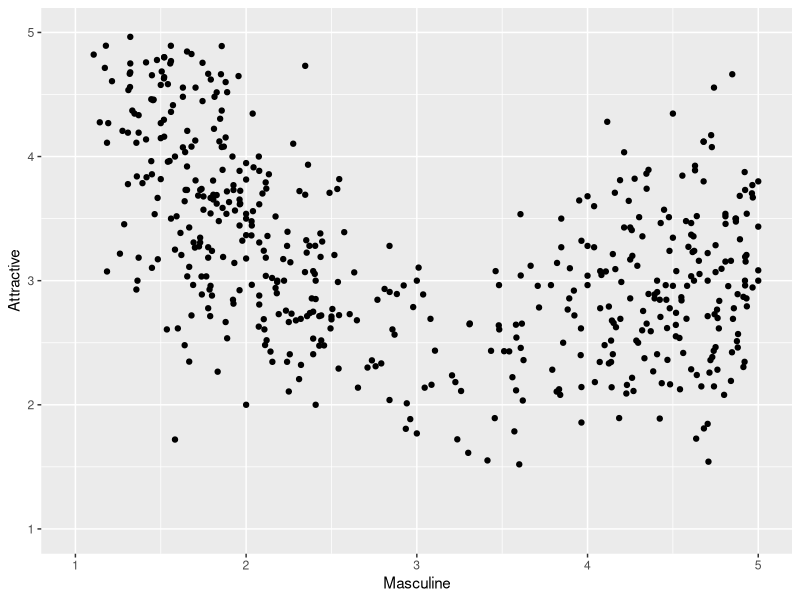
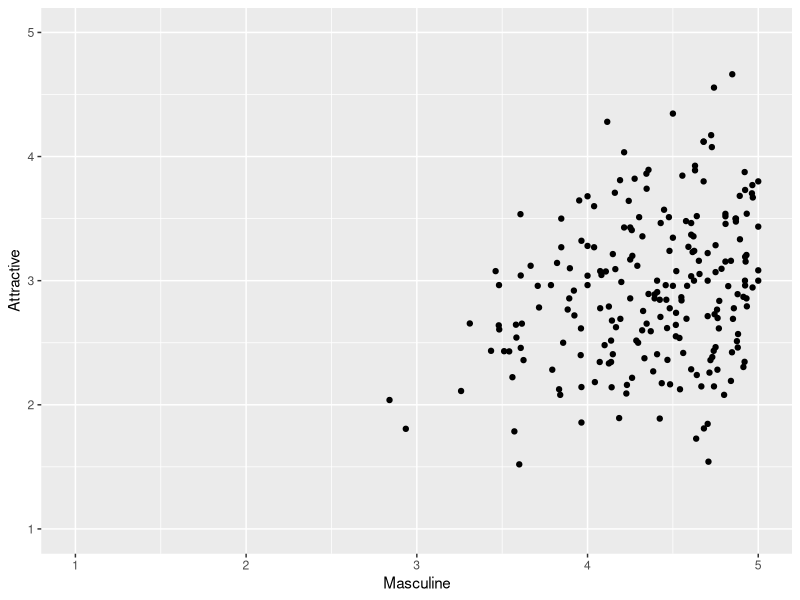
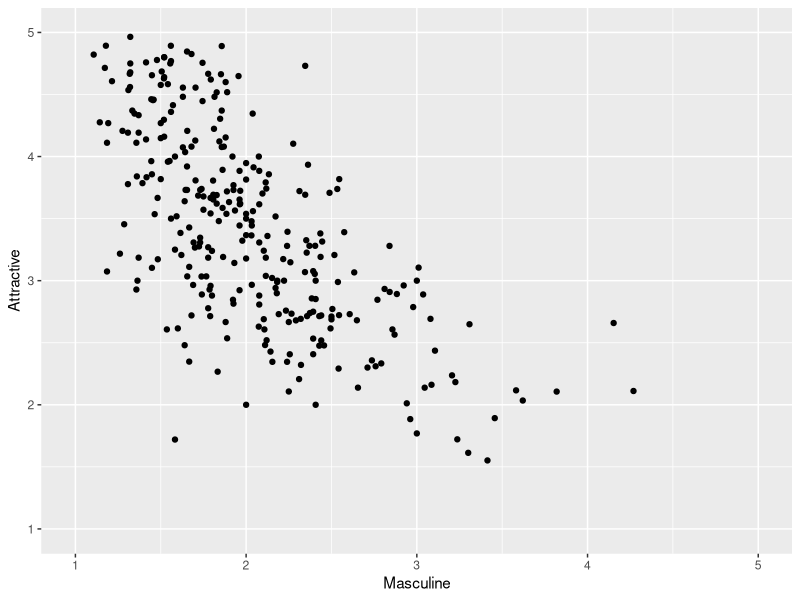
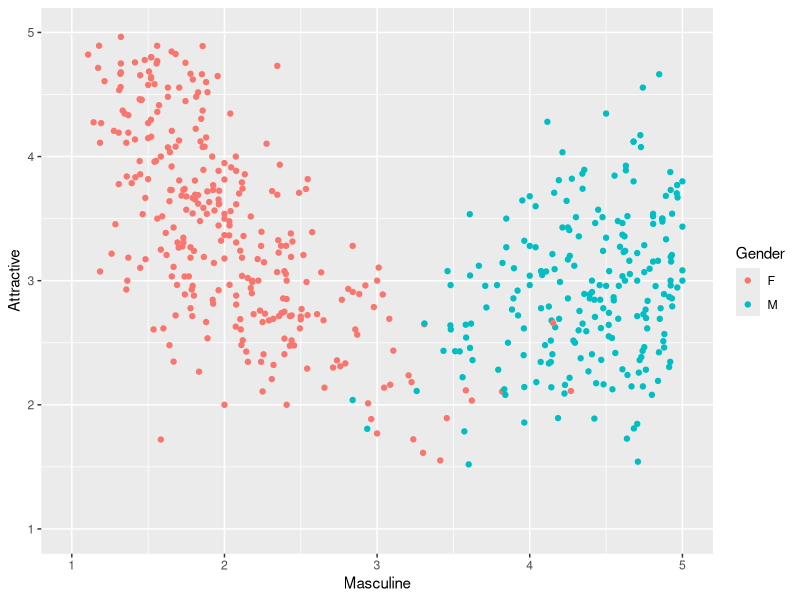
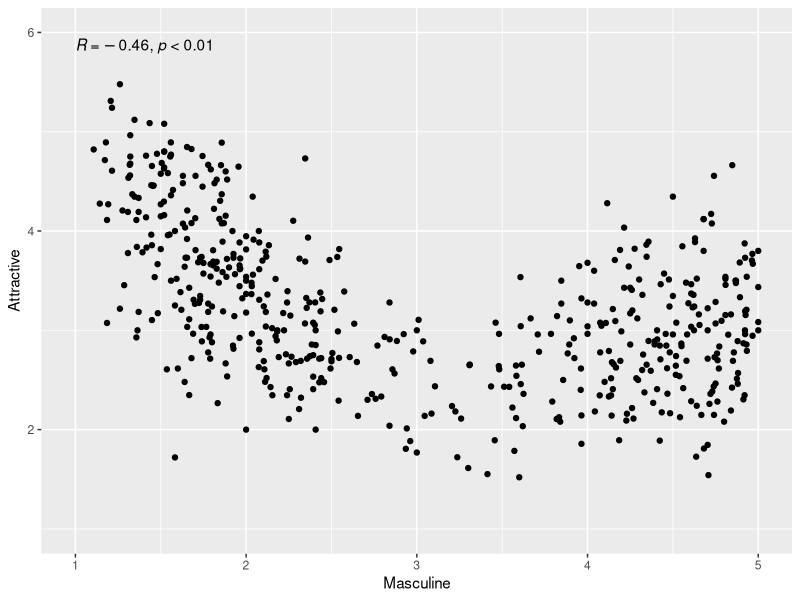
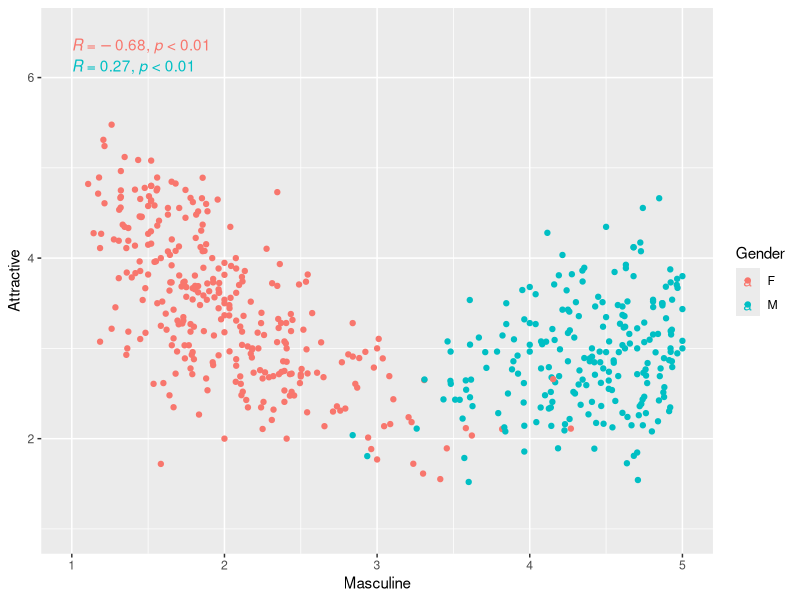
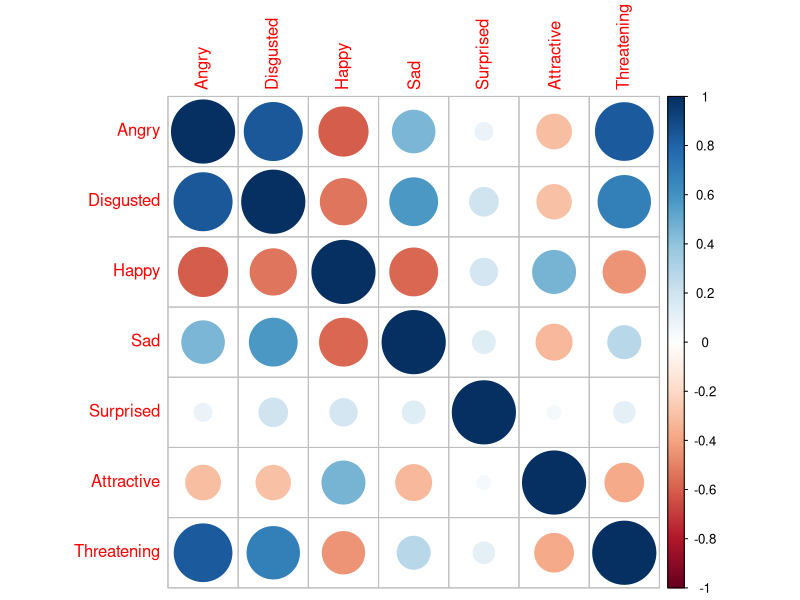
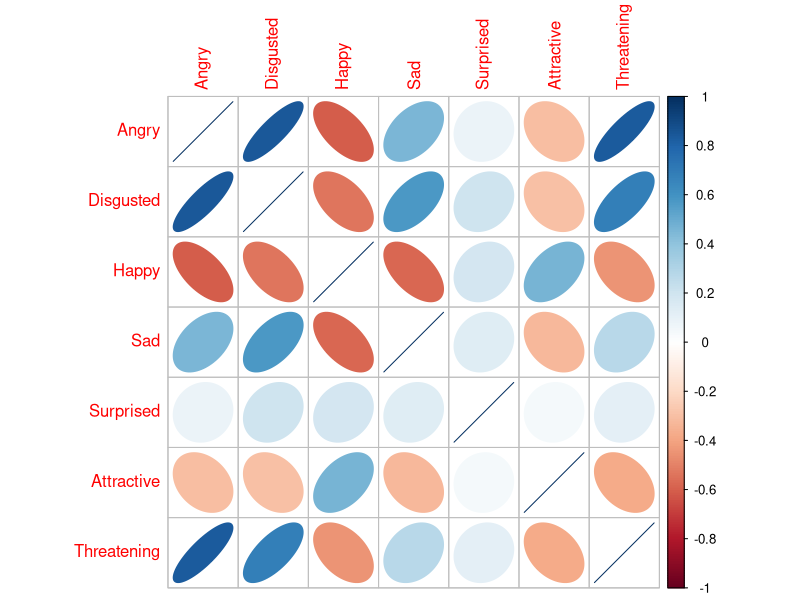

These charts were generated, in order, by the following R code:
## ---- chunk 1
knitr::opts_chunk$set(echo = TRUE)

knitr::opts_chunk$set(fig.height = 3, fig.width = 6)

library(tidyverse)
library(ggplot2)
library(ggpubr)
setwd(dirname(rstudioapi::getSourceEditorContext()$path))
set.seed(42)
options(scipen=10000)
options(warn=-1)
## ---- chunk 2
df = read.csv("R02_notes_dataset.csv")
nrow(df)
colnames(df)
## ---- chunk 3
ggplot(df, aes(x=Masculine, y=Attractive))+
geom_point() +
ylim(1,5) + xlim(1,5)
## ---- chunk 4
df %>% filter(Gender=="M")
## ---- chunk 5
df %>% 
  select(Attractive)
## ---- chunk 6
df %>% filter(Gender=="M") %>% 
  ggplot(., aes(x=Masculine, y=Attractive))+
  geom_point() +
  ylim(1,5) + xlim(1,5)
## ---- chunk 7
df %>% filter(Gender=="F") %>% 
  ggplot(., aes(x=Masculine, y=Attractive))+
  geom_point() +
  ylim(1,5) + xlim(1,5)
## ---- chunk 8
ggplot(df, aes(x = Masculine, y = Attractive, color=Gender))+
  geom_point() +
  ylim(1, 5) + xlim(1, 5)
## ---- chunk 9
ggplot(df, aes(x=Masculine, y=Attractive))+
geom_point() +
ylim(1, 6) + xlim(1, 5) +
stat_cor(p.accuracy = 0.01)
## ---- chunk 10
ggplot(df, aes(x=Masculine, y=Attractive, color=Gender))+
geom_point() +
ylim(1, 6.5) + xlim(1, 5) +
stat_cor(p.accuracy = 0.01)
## ---- chunk 11
df %>% 
  select(Angry, Disgusted, Happy, Sad, Surprised, Attractive, Threatening) %>% 
  cor() %>% 
  round(3)
## ---- chunk 12
df %>% 
  select(Angry, Disgusted, Happy, Sad, Surprised, Attractive, Threatening) %>% 
  cor() %>% 
  corrplot::corrplot()
## ---- chunk 13
df %>% 
  select(Angry, Disgusted, Happy, Sad, Surprised, Attractive, Threatening) %>% 
  cor() %>% 
  corrplot::corrplot(method="ellipse")
## ---- chunk 14
df %>% 
  select(Angry, Disgusted, Happy, Sad, Surprised, Attractive, Threatening) %>% 
  cor() %>% 
  corrplot::corrplot(method="number", number.cex = 0.7)
## ---- chunk 15
shapiro.test(df$Trustworthy)
shapiro.test(df$Attractive)
## ---- chunk 16
x = seq(1, 100, length.out=500)
y = rnorm(n=500, mean=0.5*x, sd=x/10)

data.frame(x,y) %>% 
  ggplot(aes(x=x, y=y)) +
  geom_point()
## ---- chunk 17
x = seq(1, 10, length.out=100)
y = rnorm(n=100, mean=(x-5.5)**2, sd=0.1)
z = rnorm(n=100, mean=10-(x-5.5)**2, sd=1)
## ---- chunk 18
data.frame(x,y,z) %>% 
  ggplot(aes(x=x)) +
  geom_point(aes(y=y), col="red") + 
  stat_cor(aes(y=y), col="red", p.accuracy = 0.01, label.x = 3) +
  ylim(-10, 20)
## ---- chunk 19
data.frame(x,y,z) %>% 
  ggplot(aes(x=x)) +
  geom_point(aes(y=y), col="red") + 
  geom_point(aes(y=z), col="blue") +
  stat_cor(aes(y=y), col="red", p.accuracy = 0.01, label.x = 3) +
  stat_cor(aes(y=z), col="blue", p.accuracy = 0.01, label.x = 6)
## ---- chunk 20
x = seq(1, 10, length.out=50)
y = rnorm(n=50, mean=(x-5.5)**2, sd=0.5)
w = rnorm(n=50, mean=(x-5.3)**2, sd=0.5)
z = rnorm(n=50, mean=(x-5.0)**2, sd=0.5)

data.frame(x,y,w,z) %>% 
  ggplot(aes(x=x)) +
  geom_point(aes(y=y), col="darkorange") + 
  stat_cor(aes(y=y), col="darkorange", p.accuracy = 0.01, label.x = 3, label.y=24)+
  geom_point(aes(y=w), col="forestgreen") + 
  stat_cor(aes(y=w), col="forestgreen", p.accuracy = 0.01, label.x = 3, label.y=20)+
  geom_point(aes(y=z), col="brown") + 
  stat_cor(aes(y=z), col="brown", p.accuracy = 0.01, label.x = 3, label.y=16)

## ---- chunk 21
x = seq(1, 10, length.out=100)
y = rnorm(n=100, mean=sin(x), sd=0.1)
z = rnorm(n=100, mean=cos(x), sd=0.1)


data.frame(x,y,z) %>% 
  ggplot(aes(x=x)) +
  geom_point(aes(y=y), col="red") + 
  geom_point(aes(y=z), col="blue") +
  ylim(-2, 2) +
  stat_cor(aes(y=y), col="red", p.accuracy = 0.01, label.x = 5) +
  stat_cor(aes(y=z), col="blue", p.accuracy = 0.01, label.x = 0)
## ---- chunk 22
# cleanup here
